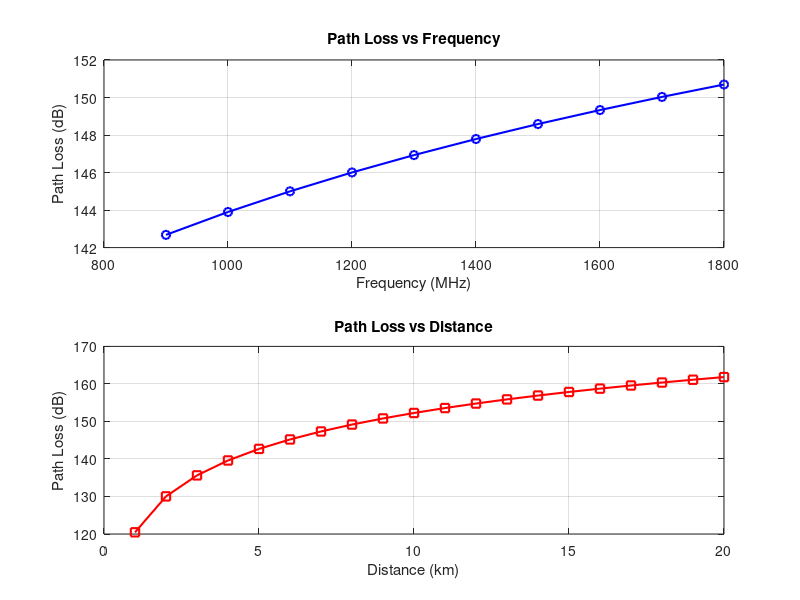

Write the MATLAB code that produced this figure.
clc; clear; close all

ht=100; hr=1; H=log10(ht);

f=900:100:1800; d=5;
a=(1.1*log10(f)-0.7)*hr-(1.56*log10(f)-0.8);
PL=69.55+26.16*log10(f)-13.82*H-a+(44.9-6.55*H)*log10(d);
subplot(2,1,1)
plot(f,PL,'b-o','LineWidth',1.5), grid on
title('Path Loss vs Frequency'), xlabel('Frequency (MHz)'), ylabel('Path Loss (dB)')

f=900; d=1:20;
a=(1.1*log10(f)-0.7)*hr-(1.56*log10(f)-0.8);
PL=69.55+26.16*log10(f)-13.82*H-a+(44.9-6.55*H)*log10(d);
subplot(2,1,2)
plot(d,PL,'r-s','LineWidth',1.5), grid on
title('Path Loss vs Distance'), xlabel('Distance (km)'), ylabel('Path Loss (dB)')
